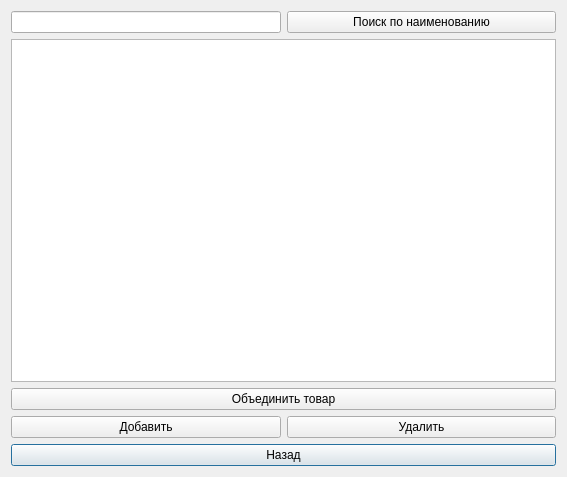
<?xml version="1.0" encoding="UTF-8"?>
<ui version="4.0">
 <class>SecondWindow</class>
 <widget class="QDialog" name="SecondWindow">
  <property name="geometry">
   <rect>
    <x>0</x>
    <y>0</y>
    <width>567</width>
    <height>477</height>
   </rect>
  </property>
  <property name="windowTitle">
   <string>accessories</string>
  </property>
  <layout class="QGridLayout" name="gridLayout">
   <item row="4" column="0" colspan="2">
    <widget class="QPushButton" name="pushButton">
     <property name="text">
      <string>Назад</string>
     </property>
    </widget>
   </item>
   <item row="3" column="0">
    <widget class="QPushButton" name="pushButton_2">
     <property name="text">
      <string>Добавить</string>
     </property>
    </widget>
   </item>
   <item row="3" column="1">
    <widget class="QPushButton" name="pushButton_3">
     <property name="text">
      <string>Удалить</string>
     </property>
    </widget>
   </item>
   <item row="1" column="0" colspan="2">
    <widget class="QTableView" name="tableView"/>
   </item>
   <item row="0" column="1">
    <widget class="QPushButton" name="pushButton_4">
     <property name="text">
      <string>Поиск по наименованию</string>
     </property>
    </widget>
   </item>
   <item row="0" column="0">
    <widget class="QLineEdit" name="lineEdit">
     <property name="sizePolicy">
      <sizepolicy hsizetype="Minimum" vsizetype="Fixed">
       <horstretch>0</horstretch>
       <verstretch>0</verstretch>
      </sizepolicy>
     </property>
    </widget>
   </item>
   <item row="2" column="0" colspan="2">
    <widget class="QPushButton" name="pushButton_5">
     <property name="text">
      <string>Объединить товар</string>
     </property>
    </widget>
   </item>
  </layout>
 </widget>
 <resources/>
 <connections/>
</ui>
